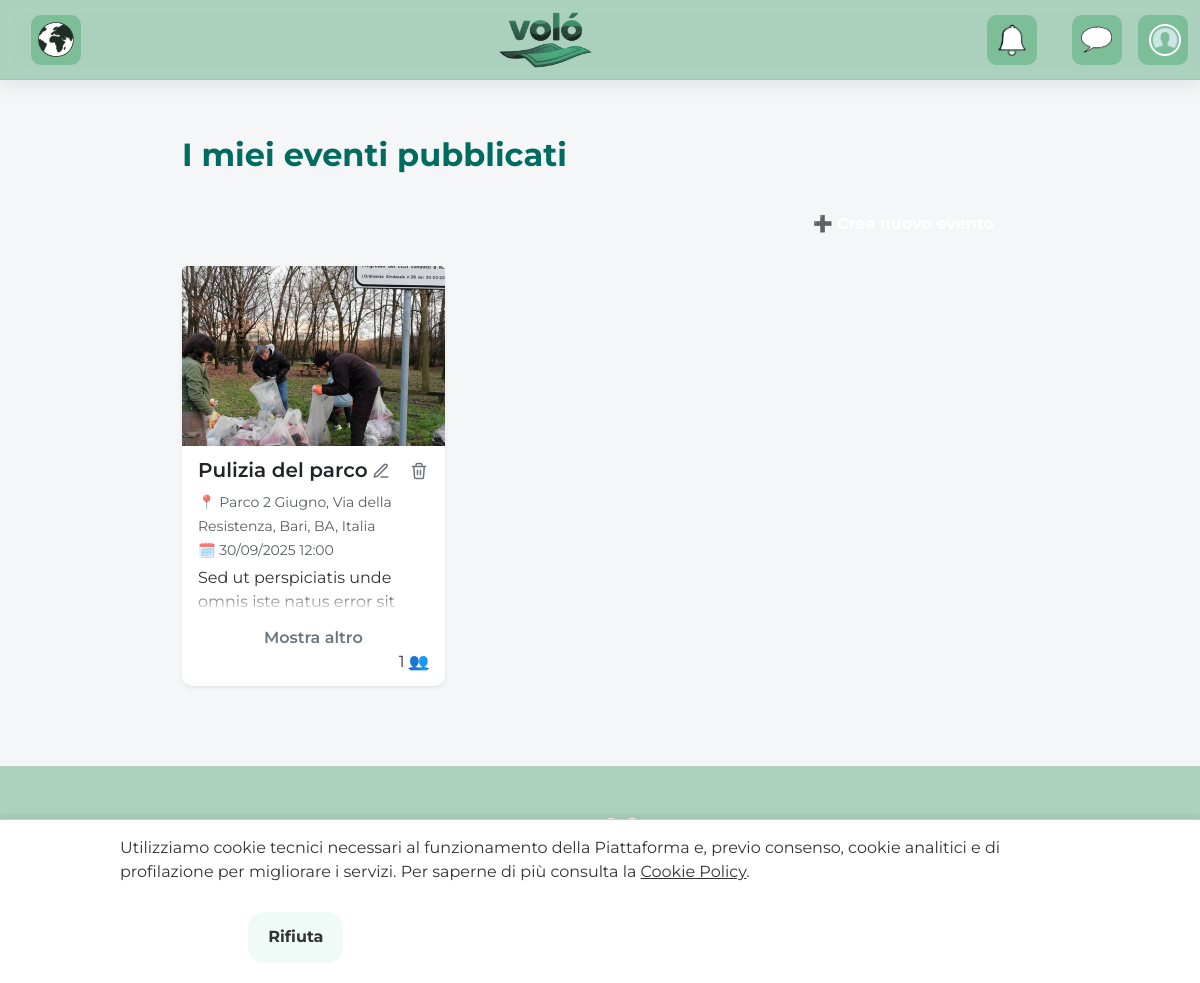
The page /events/my (signed in) on the database as committed earlier.
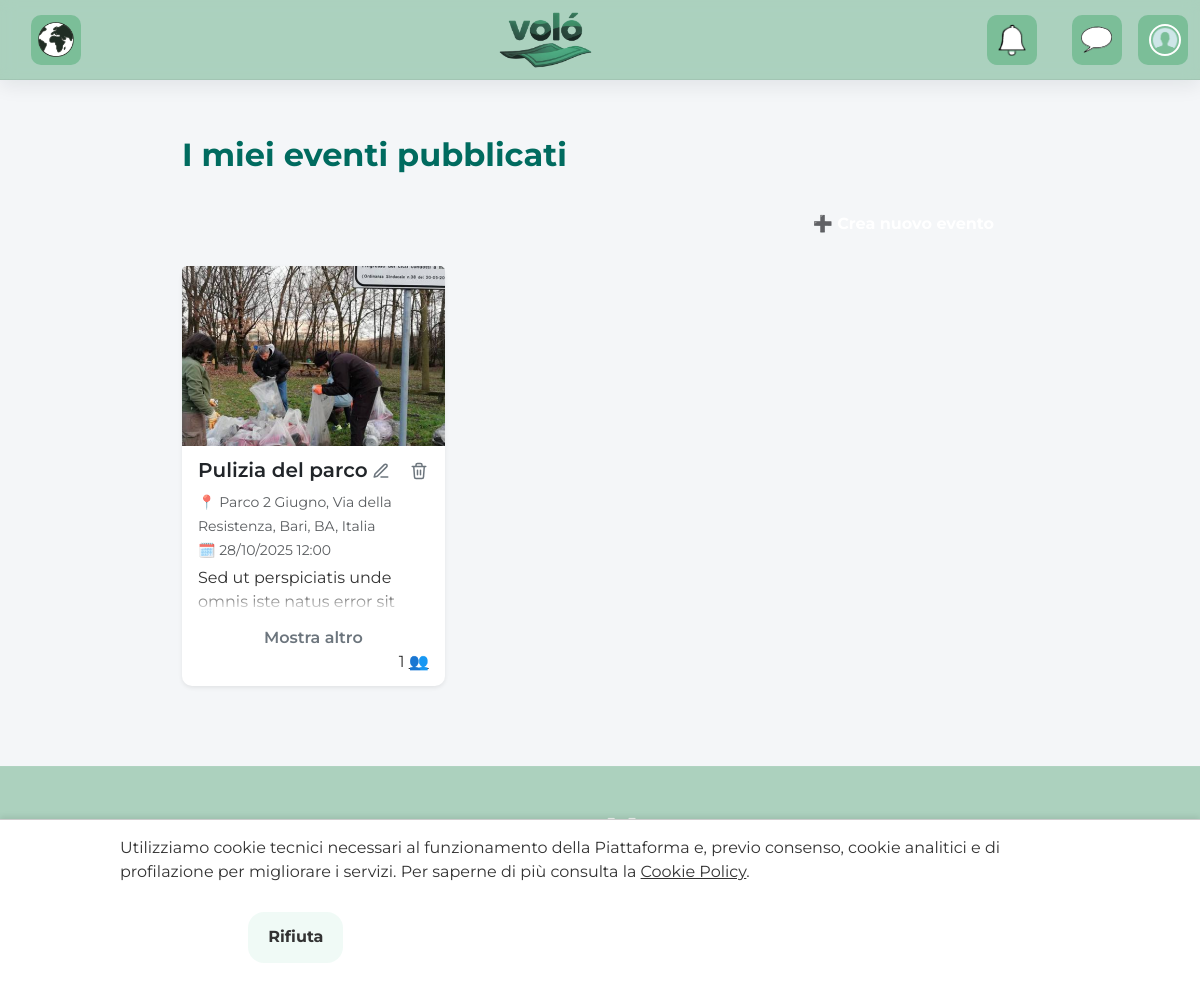
The same page on the database as committed later.
### app/database/models/event.py (models this page shows, shortened)
class Event(db.Model):
    __tablename__ = "event"
    id = db.Column(db.Integer, primary_key=True)
    title = db.Column(db.String(150), nullable=False)
    description = db.Column(db.Text, nullable=True)
    date = db.Column(db.DateTime, nullable=False, index=True)
    location = db.Column(db.String(255), nullable=False)
    image_filename = db.Column(db.String(255), nullable=True)
    latitude = db.Column(db.Float)
    longitude = db.Column(db.Float)
    created_at = db.Column(db.DateTime, nullable=False, default=datetime.utcnow, index=True)
    updated_at = db.Column(
        db.DateTime,
        nullable=False,
        default=datetime.utcnow,
        onupdate=datetime.utcnow,
        index=True,
    )
    duration = db.Column(db.String(20), nullable=False, default="temporary", index=True)
    skills = db.Column(db.Text, nullable=False, default="[]")
    activity = db.Column(db.String(50), nullable=True, index=True)
    type = db.Column(db.String(20), nullable=False, default="event", index=True)
    capacity_max = db.Column(db.Integer, nullable=True)
    association_id = db.Column(db.Integer, db.ForeignKey("user.id"), nullable=False, index=True)
    association = db.relationship("User", back_populates="events")
    __table_args__ = (
        db.Index("ix_event_geo", "latitude", "longitude"),
        db.Index("ix_event_duration_date", "duration", "date"),
    )

### app/blueprints/events/routes.py (the view)
@events_bp.route("/my", methods=["GET"])
@login_required
def my_events():
    if current_user.user_type != "association":
        abort(403)
    my_events = (
        Event.query.filter_by(association_id=current_user.id)
        .order_by(Event.date.asc())
        .all()
    )
    return render_template("pages/my_events.html", events=my_events)

### app/templates/pages/my_events.html (shortened to what this page needs)
{% extends 'layout/base.html' %}
{% block content %}
<h2 class="mb-4">{{ _('I miei eventi pubblicati') }}</h2>
<div class="mb-3 text-end">
  <a href="{{ url_for('events.create_event') }}" class="btn btn-success">
    ➕ {{ _('Crea nuovo evento') }}
  </a>
</div>
{% if events %}
  <div class="row">
      {% for event in events %}
      {% set eid = 'event-' ~ event.id %}
      {% set total_seats    = event.capacity_max %}
      {% set accepted_count = event.participants|selectattr("status","equalto","accepted")|list|length %}
      {% set seats_left     = (total_seats - accepted_count) if total_seats is not none else None %}
      {% set is_full        = (total_seats is not none and seats_left <= 0) %}
      <div class="col-md-6 col-lg-4 mb-4">
        <div class="card h-100 shadow-sm border-0">
{% if event.image_filename %}
  <img src="{{ url_for('events.static', filename='uploads/events/' ~ event.image_filename) }}"
       class="card-img-top" alt="Immagine evento"
       style="object-fit: cover; height: 180px;">
{% else %}
  <div class="d-flex align-items-center justify-content-center bg-light"
       style="height: 180px;">
    <span class="text-muted">{{ _('Nessuna immagine') }}</span>
  </div>
{% endif %}
          <div class="card-body position-relative d-flex flex-column">
            <div class="post-actions">
              <a href="{{ url_for('events.edit_event', event_id=event.id) }}"
                 class="icon-btn" title="Modifica" aria-label="Modifica evento">
                <svg viewBox="0 0 24 24" fill="none" stroke="currentColor">
                  <path d="M12 20h9" stroke-width="2" stroke-linecap="round"/>
                  <path d="M16.5 3.5a2.121 2.121 0 0 1 3 3L7 19l-4 1 1-4L16.5 3.5z"
                        stroke-width="2" stroke-linejoin="round"/>
                </svg>
              </a>
              <form action="{{ url_for('events.delete_event', event_id=event.id) }}"
                    method="POST" class="icon-btn-form"
                    onsubmit="return confirm('Sei sicuro di voler eliminare questo evento?');">
                <button type="submit" class="icon-btn danger"
                        title="Elimina" aria-label="Elimina evento">
                </button>
              </form>
            </div>
            <h5 class="card-title pe-5">
              <a href="{{ url_for('associations.detail', content_type='event', item_id=event.id) }}"
                 class="text-decoration-none text-dark">
                {{ event.title }}
              </a>
            </h5>
            <p class="card-text mb-1">
              <small class="text-muted">
                📍 {{ event.location or _('Luogo non specificato') }}<br>
                🗓️ {{ event.date.strftime('%d/%m/%Y %H:%M') }}
              </small>
            </p>
            <div id="{{ eid }}-desc"
                 class="event-body"
                 data-collapsed="true"
                 aria-expanded="false">
              {{ event.description }}
            </div>
            <button class="event-toggle-link"
                    type="button"
                    aria-controls="{{ eid }}-desc"
                    aria-expanded="false"
                    data-target="#{{ eid }}-desc">
              Mostra altro
            </button>
                <div class="mt-auto d-flex justify-content-end align-items-center gap-2">
              {% if is_full %}
                <span class="badge bg-danger">
                  {{ event.participants|length }} <a href="{{ url_for('events.participants', event_id=event.id) }}"> 👥 </a>
                </span>
              {% else %}
                <span>
                  {{ event.participants|length }} <a href="{{ url_for('events.participants', event_id=event.id) }}"> 👥 </a>
                </span>
              {% endif %}
            </div>
          </div>
        </div>
      </div>
    {% endfor %}
  </div>
{% else %}
  <div class="alert alert-info">
    Non hai ancora {{ _('pubblicato eventi.') }}
    <a href="{{ url_for('events.create_event') }}">{{ _('Crea il primo evento') }}</a>!
  </div>
{% endif %}
{% endblock %}

Rows that differ between the two databases and show on the page:
changed Event "Pulizia del parco": date "30/09/2025 12:00" → "28/10/2025 12:00"
